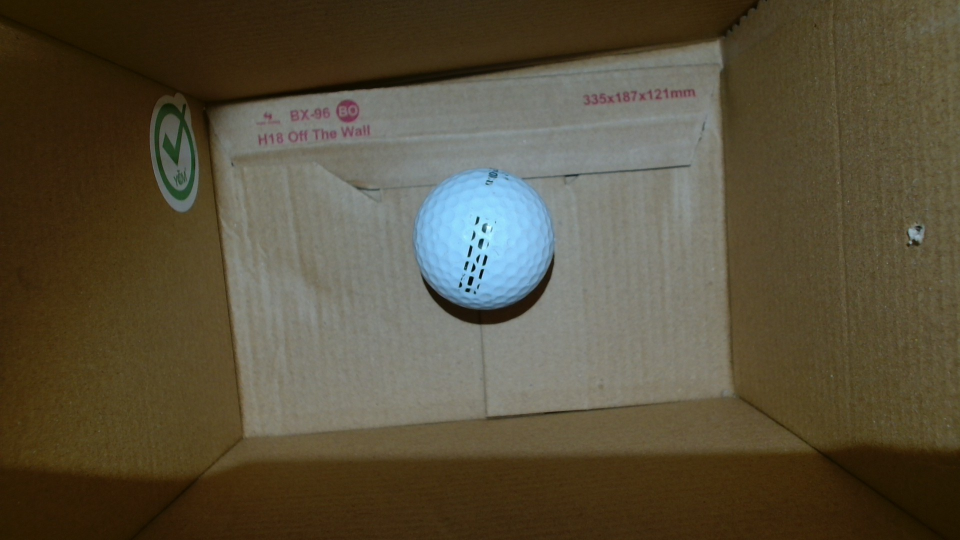
#> input picture Photos/RealPic.jpg, 1920 x 1080 px (shown at 1/2 size)
$ python FirstTry.py
#> lines starting #> are read from the running program, lines starting #| are printed output that depends on the picture; after the words box and inside, x2 and y2 are one past the last pixel; in counts of white or black regions, pixels touching at a corner belong together
import cv2 as cv
import os

base_path = os.path.dirname(__file__) #Importar la dirección de la carpeta
imname = 'RealPic.jpg'
img_path = os.path.join(base_path, 'Photos',imname) #Dirección base + Photos + nombre de la foto

img = cv.imread(img_path)
#> img is the input picture: shape (1080, 1920, 3); mean B, G, R 60.7, 80.4, 88.5

# Resize
resized = cv.resize(img, (1280,720), interpolation=cv.INTER_CUBIC) #Inter_area para mas pequeña, linear o cubic para agrandar
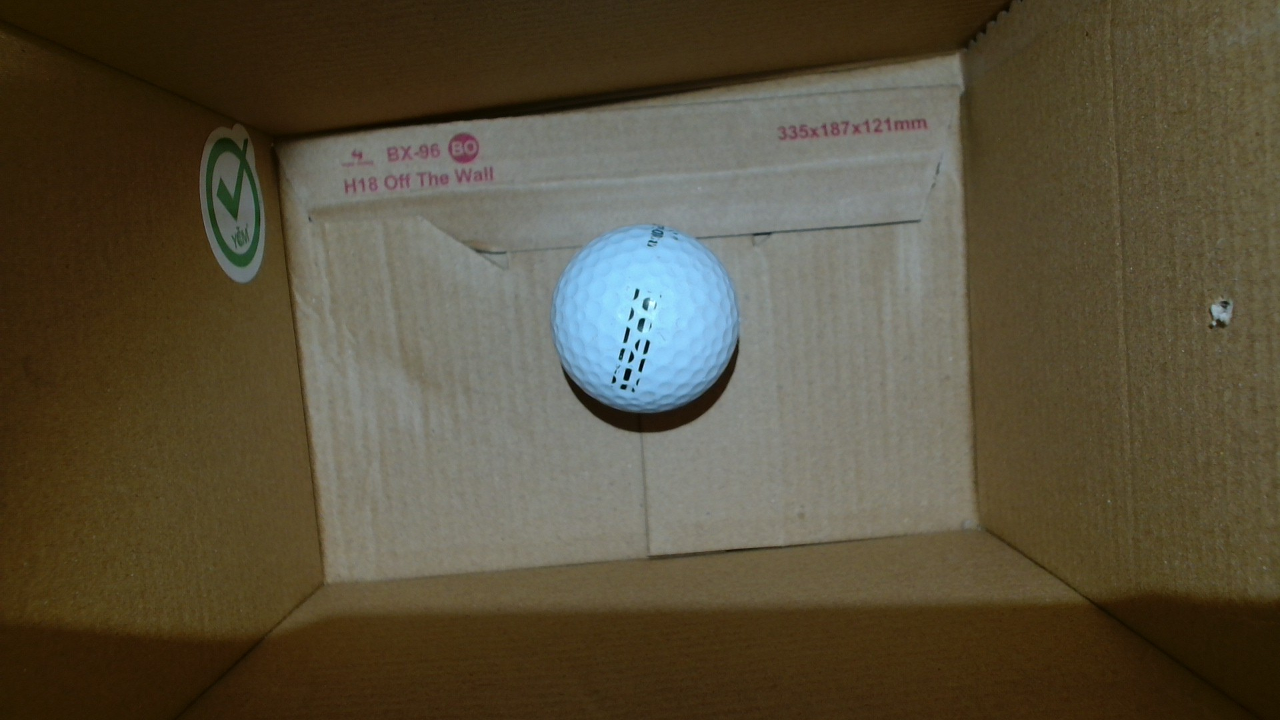
#> resized: shape (720, 1280, 3); mean B, G, R 60.7, 80.4, 88.6

height = resized.shape[0]
#> height = 720
width = resized.shape[1]
#> width = 1280
# Draw a circle
cv.circle(resized, (int(width/2),height//2), 50, (255,0,0), thickness=2)
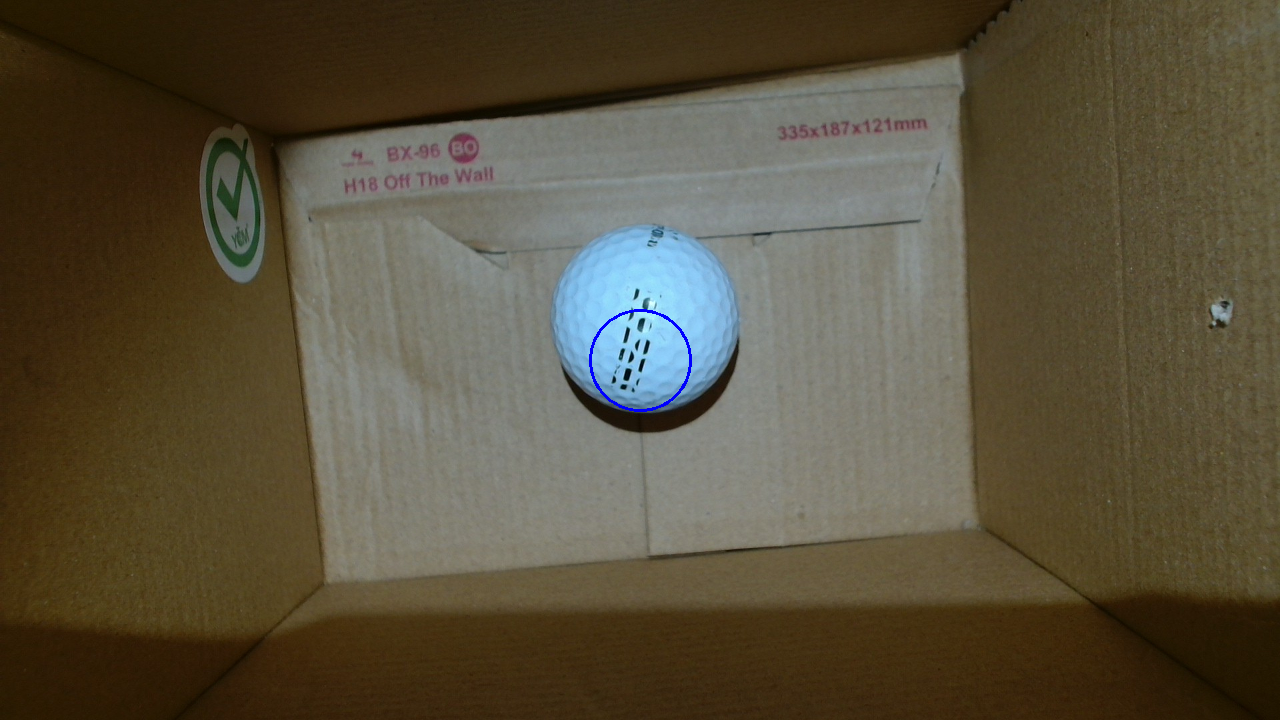
#> resized: shape (720, 1280, 3); 0.1% of pixels changed, all inside (x1, y1, x2, y2) = (589, 309, 692, 412)

cv.imshow('Resized', resized)

cv.waitKey(0)

$ run again, with Photos/Inspirational golf ball.jpg copied over Photos/RealPic.jpg
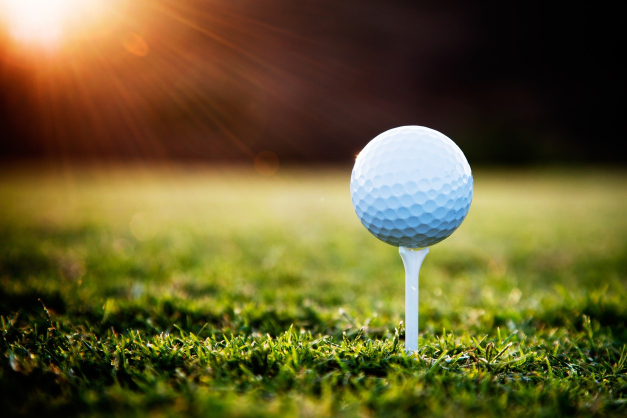
#> input picture Photos/Inspirational golf ball.jpg, 1254 x 836 px (shown at 1/2 size)
#> img is the input picture: shape (836, 1254, 3); mean B, G, R 44.6, 91.4, 101.7
#> `resized = cv.resize(img, (1280,720), interpolation=cv.INTER_CUBIC)`:
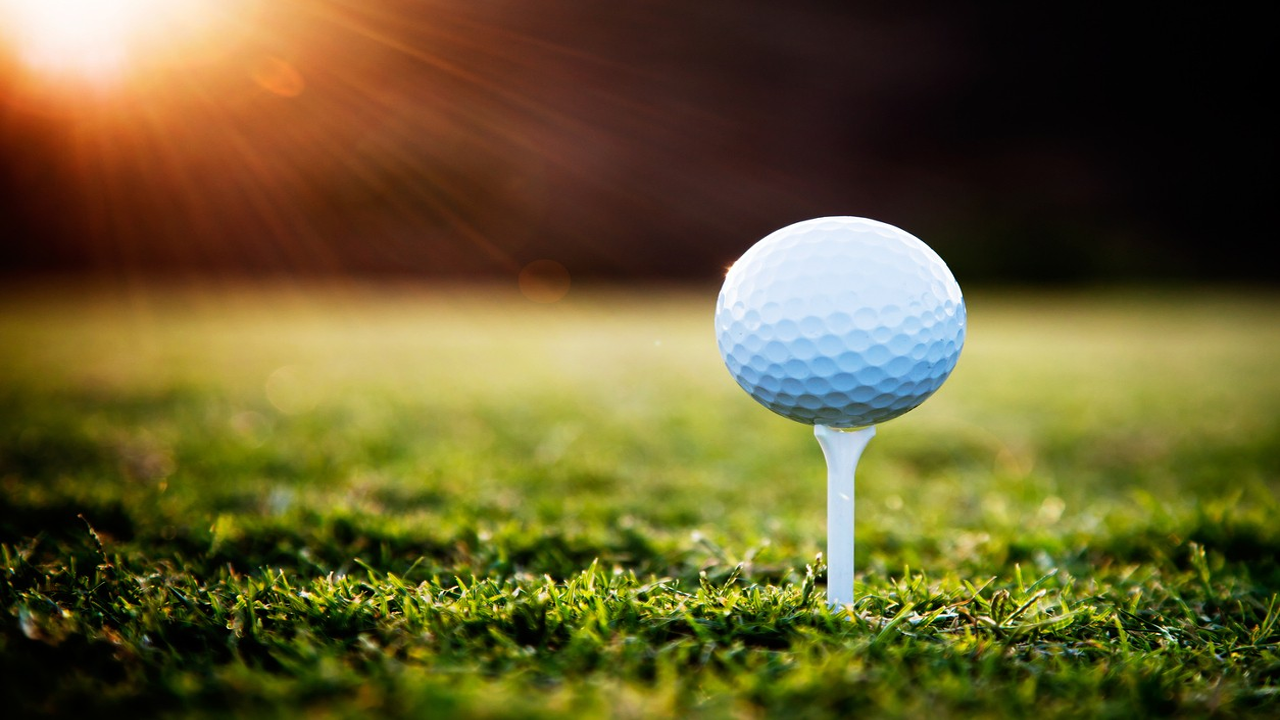
#> resized: shape (720, 1280, 3); mean B, G, R 44.6, 91.4, 101.7
#> `cv.circle(resized, (int(width/2),height//2), 50, (255,0,0), thickness=2)`:
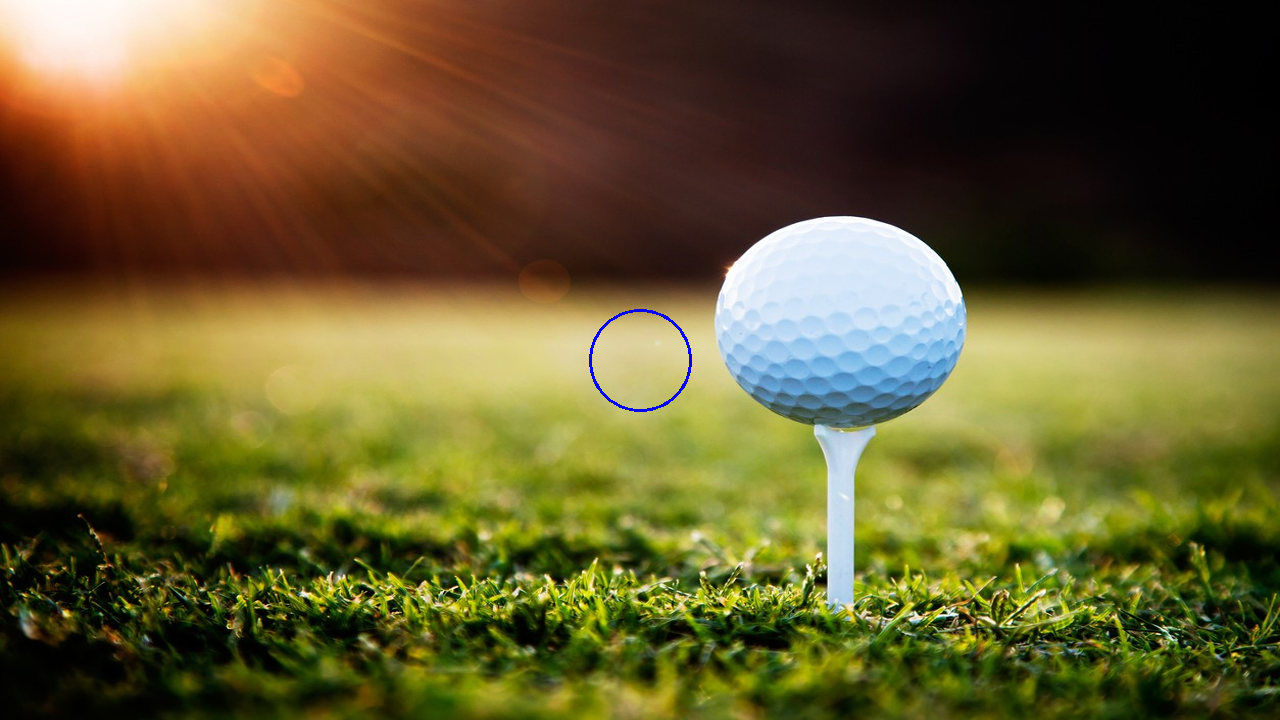
#> resized: shape (720, 1280, 3); 0.1% of pixels changed, all inside (x1, y1, x2, y2) = (589, 309, 692, 412)
